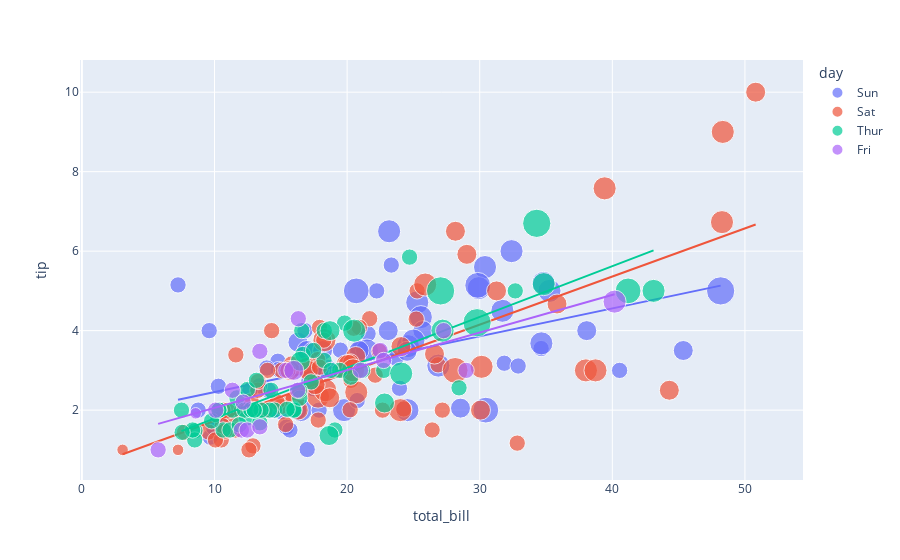

Here is the notebook cell this chart was saved with:
### Markdown cell above
Target:

1.The Total Bill Paid

2.Number of People at a table

3.The day of the week

### Code cell
# Total_Bill vs tip column with respect to days

figure = px.scatter(data_frame=data,x="total_bill",y="tip",size="size",color="day",trendline="ols")
figure.show()
print(data['day'].value_counts())
